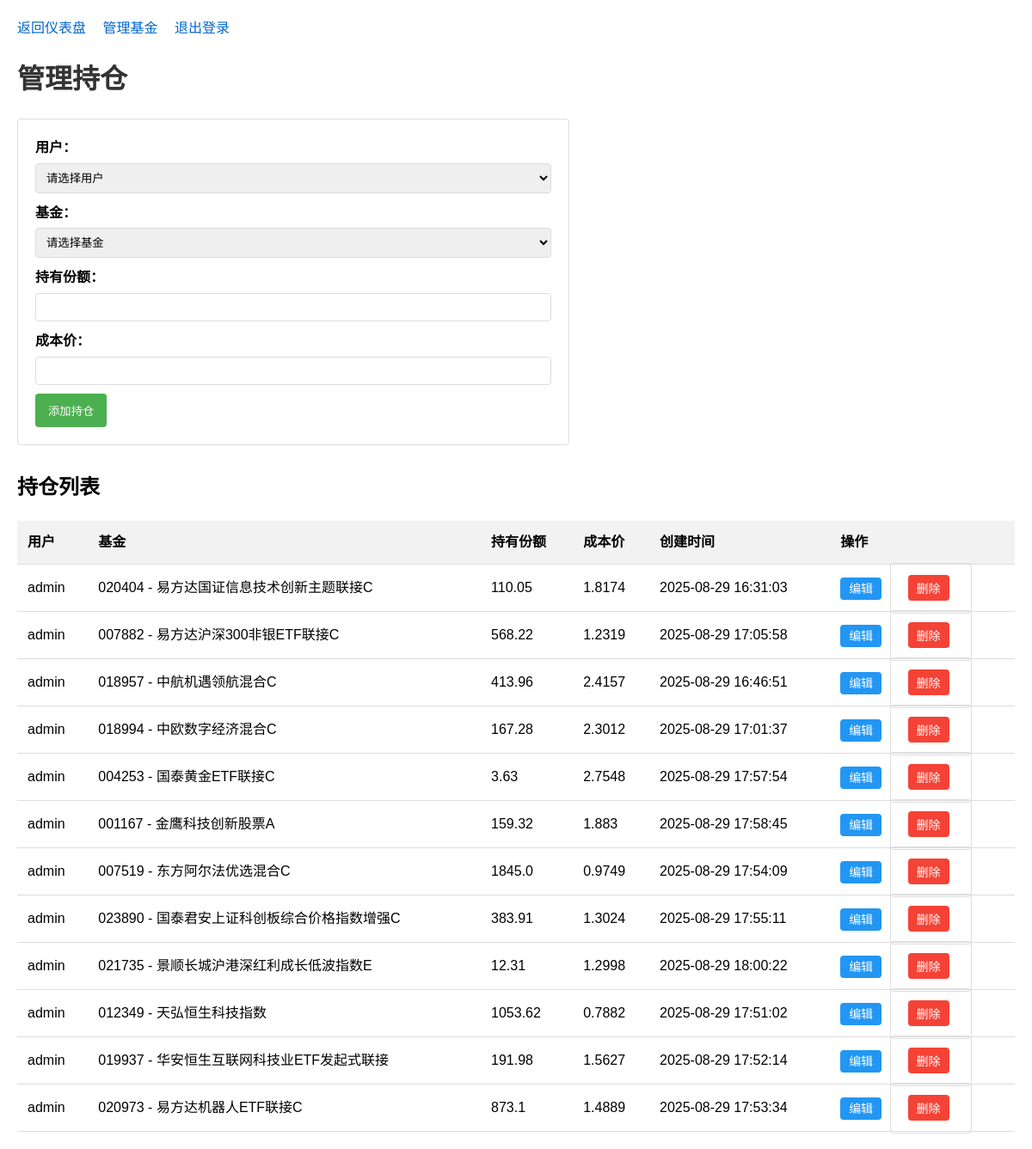
The app's page /manage_positions (signed in), older data.
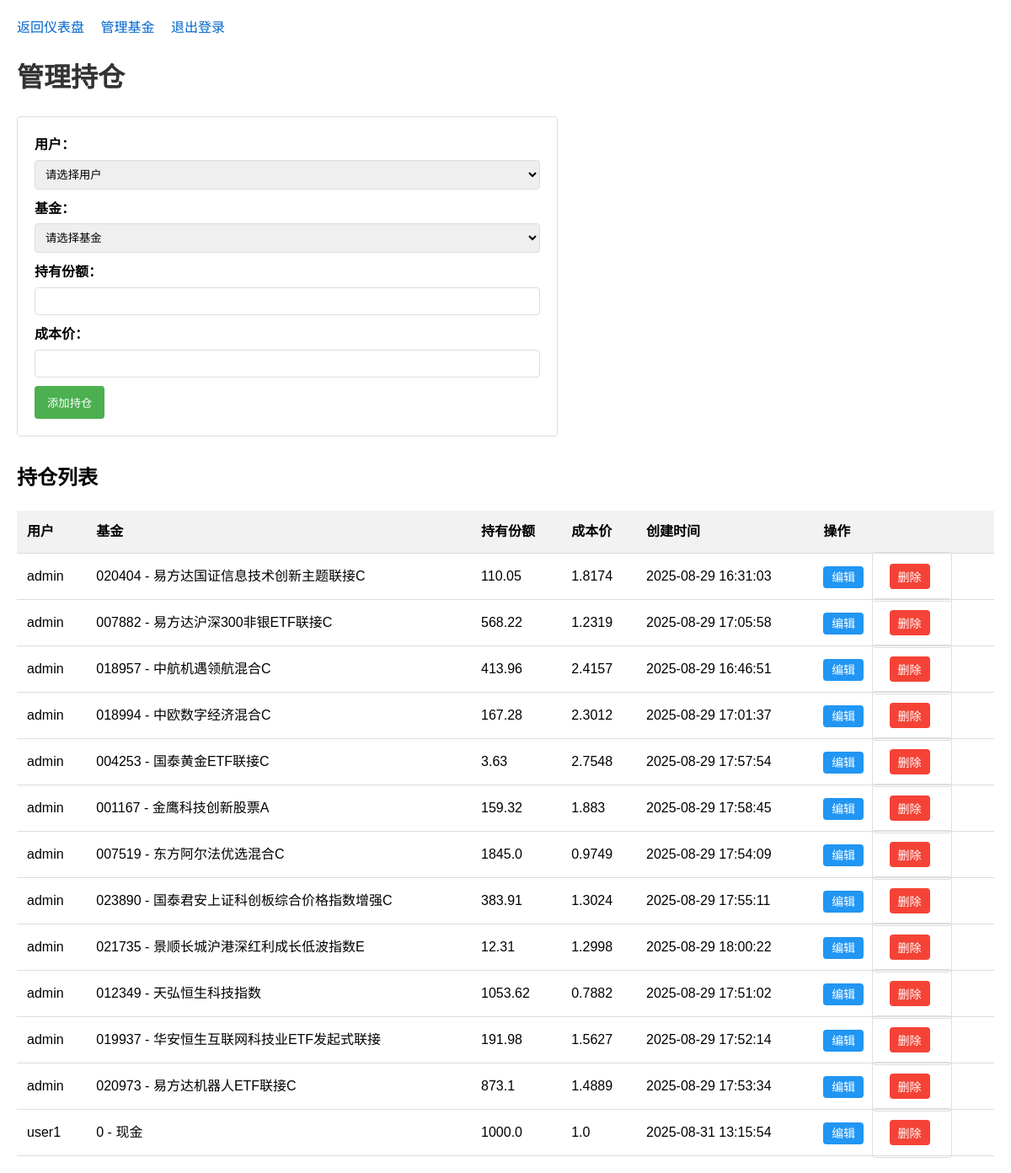
The same page, newer data.
### app/models/position.py (models this page shows, shortened)
class Position(db.Model):
    __tablename__ = 'position'
    id = db.Column(db.Integer, primary_key=True)
    user_id = db.Column(db.Integer, db.ForeignKey('user.id'), nullable=False)
    fund_id = db.Column(db.Integer, db.ForeignKey('fund.id'), nullable=False)
    shares = db.Column(db.Float, default=0.0)
    cost_price = db.Column(db.Float)
    created_at = db.Column(db.DateTime, default=datetime.utcnow)
    updated_at = db.Column(db.DateTime, default=datetime.utcnow, onupdate=datetime.utcnow)

### app/models/user.py (models this page shows, shortened)
class User(UserMixin, db.Model):
    __tablename__ = 'user'
    id = db.Column(db.Integer, primary_key=True)
    username = db.Column(db.String(80), unique=True, nullable=False)
    password = db.Column(db.String(200), nullable=False)
    is_main_account = db.Column(db.Boolean, default=False)
    principal = db.Column(db.Float, default=0.0)
    created_at = db.Column(db.DateTime, default=datetime.utcnow)
    updated_at = db.Column(db.DateTime, default=datetime.utcnow, onupdate=datetime.utcnow)
    positions = db.relationship('Position', backref='user', lazy=True)
    profits = db.relationship('Profit', backref='user', lazy=True)
    transactions = db.relationship('Transaction', backref='user', lazy=True)
    agreement = db.relationship('Agreement', backref='user', uselist=False)

### app/models/fund.py (models this page shows, shortened)
class Fund(db.Model):
    __tablename__ = 'fund'
    id = db.Column(db.Integer, primary_key=True)
    code = db.Column(db.String(20), unique=True, nullable=False)
    name = db.Column(db.String(100), nullable=False)
    fund_type = db.Column(db.String(50))
    latest_nav = db.Column(db.Float)
    nav_date = db.Column(db.DateTime)
    created_at = db.Column(db.DateTime, default=datetime.utcnow)
    updated_at = db.Column(db.DateTime, default=datetime.utcnow, onupdate=datetime.utcnow)
    positions = db.relationship('Position', backref='fund', lazy=True)
    transactions = db.relationship('Transaction', backref='fund', lazy=True)

### app/routes/positions.py (the view, shortened to what this page needs)
@bp.route('/manage_positions', methods=['GET', 'POST'])
@login_required
def manage_positions():
    if not current_user.is_main_account:
        flash('只有管理员账户可以访问此页面', 'error')
        return redirect(url_for('dashboard.index'))
    users = User.query.all()
    funds = Fund.query.all()
    editing_position = None
    if request.args.get('edit'):
        editing_position = Position.query.get(request.args.get('edit'))
        if not editing_position:
            flash('未找到该持仓', 'error')
            return redirect(url_for('positions.manage_positions'))
    positions = Position.query.order_by(Position.user_id, Position.fund_id).all()
    return render_template('manage_positions.html', positions=positions, users=users, funds=funds, editing_position=editing_position)

### app/__init__.py (called while the page is built)
def create_app(config_object=None):
    app = Flask(__name__, template_folder='templates', static_folder='static')
    if config_object is None:
        config_object = os.environ.get('APP_CONFIG', 'app.config.Config')
    app.config.from_object(config_object)
    os.makedirs(os.path.join(app.root_path, '..', 'instance'), exist_ok=True)
    upload_folder = app.config.get('UPLOAD_FOLDER', 'uploads')
    if upload_folder:
        os.makedirs(upload_folder, exist_ok=True)
    db.init_app(app)
    login_manager.init_app(app)
    from app.models.user import User
    @login_manager.user_loader
    def load_user(user_id):
        return User.query.get(int(user_id))
    from app.routes import register_blueprints
    register_blueprints(app)
    return app

### app/templates/manage_positions.html (shortened to what this page needs)
<!DOCTYPE html>
<html lang="zh-CN">
<head>
</head>
<body>
    <div class="nav">
        <a href="{{ url_for('dashboard.index') }}">返回仪表盘</a>
        <a href="{{ url_for('funds.manage_funds') }}">管理基金</a>
        <a href="{{ url_for('auth.logout') }}">退出登录</a>
    </div>
    <h1>管理持仓</h1>
    <form method="POST">
        <label for="user_id">用户：</label>
        <select id="user_id" name="user_id" required>
            <option value="">请选择用户</option>
        </select>
        <label for="fund_id">基金：</label>
        <select id="fund_id" name="fund_id" required>
            <option value="">请选择基金</option>
        </select>
        <label for="shares">持有份额：</label>
        <input type="number" id="shares" name="shares" step="0.0001" min="0" value="{{ editing_position.shares if editing_position else '' }}" required>
        <label for="cost_price">成本价：</label>
        <input type="number" id="cost_price" name="cost_price" step="0.0001" min="0" value="{{ editing_position.cost_price if editing_position else '' }}" required>
        <button type="submit">{{ '更新持仓' if editing_position else '添加持仓' }}</button>
    </form>
    <h2>持仓列表</h2>
    <table>
        <thead>
            <tr>
                <th>用户</th>
                <th>基金</th>
                <th>持有份额</th>
                <th>成本价</th>
                <th>创建时间</th>
                <th>操作</th>
            </tr>
        </thead>
        <tbody>
            {% if positions %}
                {% for position in positions %}
                    <tr>
                        <td>{{ position.user.username }}</td>
                        <td>{{ position.fund.code }} - {{ position.fund.name }}</td>
                        <td>{{ position.shares }}</td>
                        <td>{{ position.cost_price }}</td>
                        <td>{{ position.created_at.strftime('%Y-%m-%d %H:%M:%S') }}</td>
                        <td>
                            <a href="{{ url_for('positions.manage_positions', edit=position.id) }}" class="action-btn edit-btn">编辑</a>
                            <form method="POST" action="{{ url_for('positions.delete_position', position_id=position.id) }}" style="display: inline;">
                                <button type="submit" class="action-btn delete-btn" onclick="return confirm('确定要删除该持仓吗？');">删除</button>
                            </form>
                        </td>
                    </tr>
                {% endfor %}
            {% else %}
                <tr>
                    <td colspan="6">暂无持仓数据</td>
                </tr>
            {% endif %}
        </tbody>
    </table>
</body>
</html>

Row changes from the older to the newer data that the page shows:
added Position: user.username "user1", fund.code "0", fund.name "现金", shares "1000.0", cost_price "1.0", created_at "2025-08-31 13:15:54"
